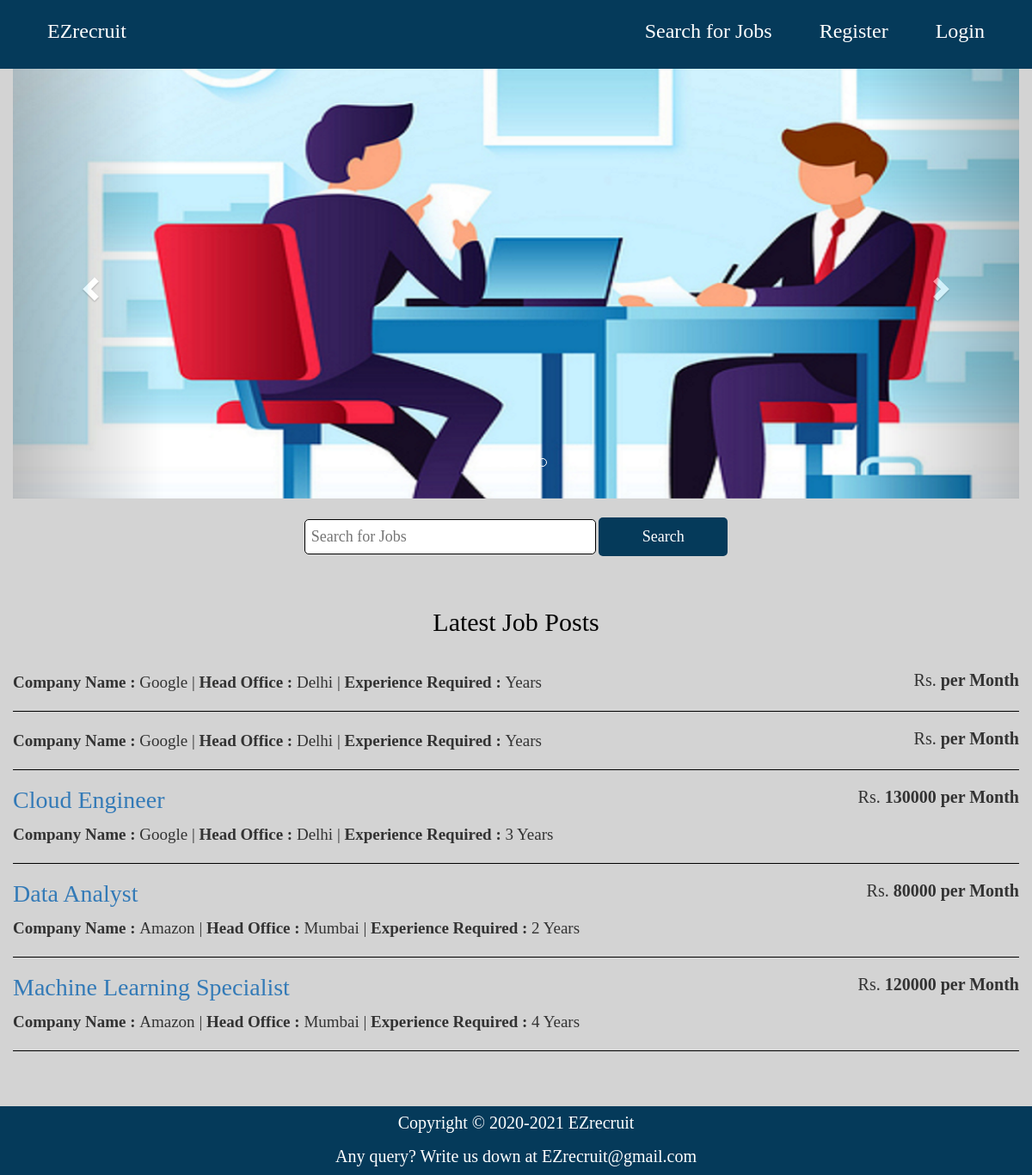
The page / on the database its author committed.
### tables this page shows
CREATE TABLE `company` (
  `id_company` int(11) NOT NULL,
  `companyname` varchar(255) NOT NULL,
  `headofficecity` varchar(255) NOT NULL,
  `contactno` varchar(255) NOT NULL,
  `website` varchar(255) NOT NULL,
  `companytype` varchar(255) NOT NULL,
  `email` varchar(255) NOT NULL,
  `password` varchar(255) NOT NULL,
  `createdAt` timestamp NOT NULL DEFAULT current_timestamp()
);

CREATE TABLE `job_post` (
  `id_jobpost` int(11) NOT NULL,
  `id_company` int(11) NOT NULL,
  `jobtitle` varchar(255) NOT NULL,
  `description` text NOT NULL,
  `minimumsalary` varchar(255) NOT NULL,
  `maximumsalary` varchar(255) NOT NULL,
  `experience` varchar(255) NOT NULL,
  `qualification` varchar(255) NOT NULL,
  `createdAt` timestamp NOT NULL DEFAULT current_timestamp()
);

### index.php (the view, shortened to what this page needs)
<?php
require_once("db.php");
?>
<!DOCTYPE html>
<html lang="en">
  <head>
    <link rel="stylesheet" href="https://maxcdn.bootstrapcdn.com/bootstrap/3.3.7/css/bootstrap.min.css">
  </head>
  <body style="background-color: #D3D3D3">
  <font face="calibri">
<section>
  <div class="row">
  <header>
    <nav class="navbar-navbar default" style="margin-bottom: 0; height: 80px; background-color: #053a5a; border-color: transparent; padding-left: 40px ;padding-right: 40px ">
      <div class="container-fluid">
        <div class="navbar-header">
          <div class="mask flex-center rgba-blue-light">
          <a class="navbar-brand" style="font-size: 24px; color: white; line-height: 42px;" href="index.php">EZrecruit</a>
        </div>
    </div>
        <div class="collapse navbar-collapse" id="bs-example-navbar-collapse-1">
          <ul class="nav navbar-nav navbar-right">
          <?php
          if(isset($_SESSION['id_user']) && empty($_SESSION['companyLogged'])) {
            ?>
            <li style="padding-right: 25px;"><a href="user/dashboard.php" style="font-size: 24px; color:white; line-height: 42px;">Dashboard</a></li>
            <li style="padding-right: 25px;"><a href="logout.php" style="font-size: 24px; color: white; line-height: 42px;">Logout</a></li>
            <?php
            } else if(isset($_SESSION['id_user']) && isset($_SESSION['companyLogged'])){
            ?>
            <li style="padding-right: 25px;"><a href="company/dashboard.php" style="font-size: 24px; color: white; line-height: 42px;">Dashboard</a></li>
            <li style="padding-right: 25px;"><a href="logout.php" style="font-size: 24px; color:white; line-height: 42px;">Logout</a></li>
            <?php } else {
            ?>
            <li style="padding-right: 25px;"><a href="search.php" style="font-size: 24px; color: white; line-height: 42px;">Search for Jobs</a></li>
            <li style="padding-right: 25px;"><a href="mainregister.php" style="font-size: 24px; color: white; line-height: 42px;">Register</a></li>
            <li style="padding-right: -25px;"><a href="mainlogin.php" style="font-size: 24px; color: white; line-height: 42px;">Login</a></li>
          <?php } ?>
          </ul>
        </div>
    </nav>
  </header>
  </div>
  </section>
<section>
<div class="container" style="width: 100%; height: 20%">
  <div id="myCarousel" class="carousel slide" data-ride="carousel" data-interval="2000">
    <ol class="carousel-indicators">
      <li data-target="#myCarousel" data-slide-to="0" class="active"></li>
      <li data-target="#myCarousel" data-slide-to="1"></li>
      <li data-target="#myCarousel" data-slide-to="2"></li>
      <li data-target="#myCarousel" data-slide-to="3"></li>
      <li data-target="#myCarousel" data-slide-to="4"></li>
    </ol>
    <div class="carousel-inner">
      <div class="item">
        <img src="img/ezr2.png" alt="image2" style="width:100%;height:500px">
      </div>
    </div>
    <a class="left carousel-control" href="#myCarousel" data-slide="prev">
      <span class="glyphicon glyphicon-chevron-left"></span>
    </a>
    <a class="right carousel-control" href="#myCarousel" data-slide="next">
      <span class="glyphicon glyphicon-chevron-right"></span>
    </a>
  </div>
</div>
</section>
  <br>
  <div align="center">
    <form action ="" method = "post">
      <input style="font-size: 18px; color: black; padding: 7px; border: 1px solid black; border-radius: 5px;" name="search" type="text" size="30" placeholder="Search for Jobs"/>
      <input type="submit" style="font-size: 18px; color: white; background-color: #053a5a; border-color: transparent; border-radius: 5px; width: 150px; height: 45px;" value="Search" />
    </form>
    <br>
  <br>
  </div>
  <section>
    <div class="container">
      <div class="row">
        <h2 class="text-center" style="color: black; font-size: 30px;">Latest Job Posts</h2>
        <br>
        <?php
        $sql = "SELECT * FROM job_post ORDER BY id_jobpost DESC limit 5";
        $result = $conn->query($sql);
        if($result->num_rows > 0) {
        while($row = $result->fetch_assoc())
        {
        $sql1 = "SELECT * FROM company WHERE id_company='$row[id_company]'";
        $result1 = $conn->query($sql1);
        if($result1->num_rows > 0) {
        while($row1 = $result1->fetch_assoc())
        {
        ?>
        <div align="left">
        <h4 style="font-size: 28px;"><a href="apply-job-post.php?id=<?php echo $row['id_jobpost']; ?>"><?php echo $row['jobtitle']; ?></a><span class="pull-right" style="font-size: 20px;">Rs. <strong><?php echo $row['maximumsalary']; ?> per Month</span></strong></h4>
        <div style="font-size: 19px;">
        <div><strong>Company Name : </strong><?php echo $row1['companyname']; ?> | <strong>Head Office : </strong><?php echo $row1['headofficecity']; ?> | <strong>Experience Required : </strong><?php echo $row['experience']; ?> Years</div>
        </div>
        <hr style="border-color:black;">
        </div>
        <?php
        }
        }
        }
        }
        ?>
      </div>
    </div>
  </section>
  <br><br>
  <div class="footer" style="background-color: #053a5a; height: 80px ;bottom: 0;width: 100%;left: 0;padding-top: 5px;padding-bottom: 5px">
    <p style="color:white;font-size: 20px;text-align: center;">
      Copyright &copy; 2020-2021 <a href="index.php" style="color:white;">EZrecruit </a>
    </p>
    <p style="color:white; font-size: 20px; text-align: center;">
      Any query? Write us down at <a href ="https://mail.google.com/mail/u/0/#inbox?compose=new" target="_blank" style="color:white;">EZrecruit@gmail.com </a>
    </p>
  </div>
  </body>
</html>

### rows shown on the page
company: companyname "Google", headofficecity "Delhi"
job_post: jobtitle "Cloud Engineer", maximumsalary "130000", experience "3"
job_post: jobtitle "Data Analyst", maximumsalary "80000", experience "2"
company: companyname "Amazon", headofficecity "Mumbai"
job_post: jobtitle "Machine Learning Specialist", maximumsalary "120000", experience "4"
